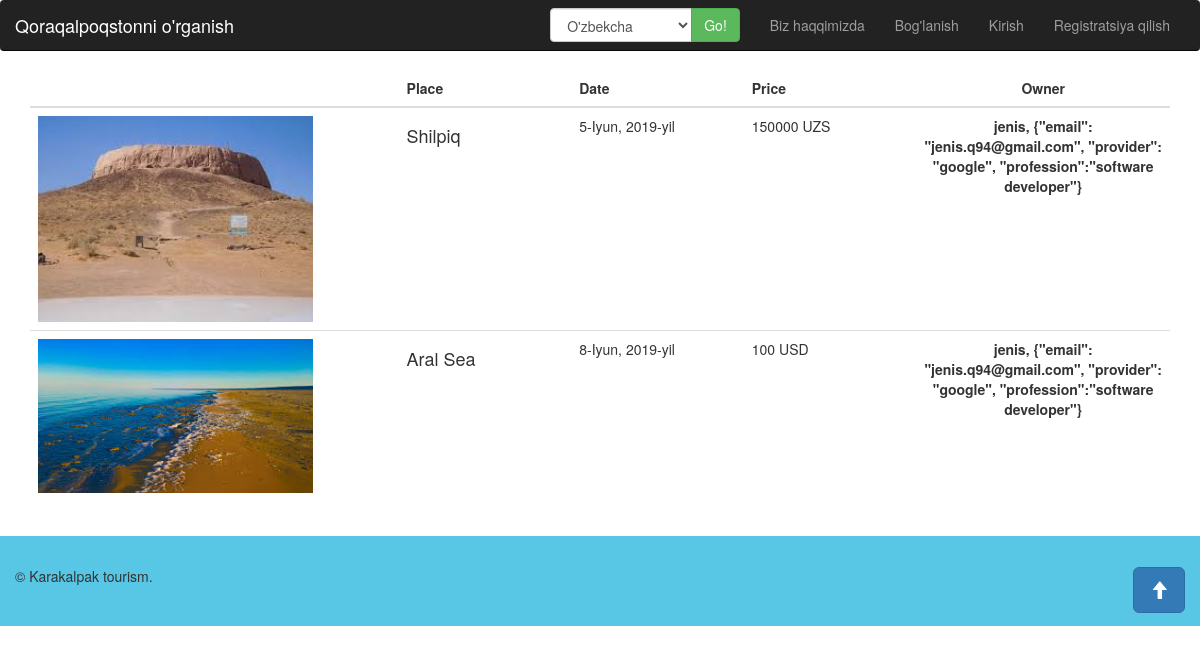
/sightseeing/list/, run on the app's committed database.
### sightseeing/models.py (models this page shows)
class Sightseeing(models.Model):
    date = models.DateField()
    place = models.CharField(max_length=255)
    owner = models.ForeignKey(User, on_delete=models.CASCADE)
    photo = models.ImageField(default=None)
    price = models.PositiveIntegerField(default=0)
    currency = models.ForeignKey(Currency, on_delete=models.CASCADE, default=0)

### money/models.py (models this page shows, shortened)
class Currency(models.Model):
    currency_name = models.CharField(max_length=100)
    iso_4217_code = models.CharField(max_length=25)
    @property
    def code(self):
        return self.iso_4217_code

### sightseeing/views.py (the view)
# urls.py: path('sightseeing/list/', list_sightseeing),
def list_sightseeing(request):
    context = {
        'sightseeings': Sightseeing.objects.all()
    }
    return render(request, 'sightseeing/list_sightseeing.html', context)

### templates/sightseeing/list_sightseeing.html
{% extends 'common/main.html' %}
{% load static %}
{% block content %}
    <div class="container">
        <table class="table table-hover">
                <thead>
                    <tr>
                        <th></th>
                        <th>Place</th>
                        <th>Date</th>
                        <th>Price</th>
                        <th class="text-center">Owner</th>
                    </tr>
                </thead>
                <tbody>
                    {% for sightseeing in sightseeings %}
                    <tr>
                        <td class="col-sm-1 col-md-1">
                          <img src="{{ sightseeing.photo.url }}" width="275">
                        </td>
                        <td class="col-sm-1 col-md-1">
                          <h4>{{ sightseeing.place }}</h4>
                        </td>
                        <td class="col-sm-1 col-md-1">
                            {{ sightseeing.date }}
                        </td>
                        <td class="col-sm-1 col-md-1">
                            {{ sightseeing.price }} {{ sightseeing.currency.code }}
                        </td>
                        <td class="col-sm-1 col-md-1 text-center"><strong>{{ sightseeing.owner }}, {{ sightseeing.owner.email }}</strong></td>
                    </tr>
                    {% endfor %}
                </tbody>
            </table>
    </div>
{% endblock %}

### static/site/css/offcanvas.css (style rules this page uses)
html, body { overflow-x: hidden; }
body { padding-top: 70px; }

### data on the page
Sightseeing: photo (picture), place "Shilpiq", date "5-Iyun, 2019-yil", price "150000", currency.code "UZS", owner "jenis", owner.email "{\"email\": \"jenis.q94@gmail.com\", \"provider\": \"google\", \"profession\":\"software developer\"}"
Sightseeing: photo (picture), place "Aral Sea", date "8-Iyun, 2019-yil", price "100", currency.code "USD", owner "jenis", owner.email "{\"email\": \"jenis.q94@gmail.com\", \"provider\": \"google\", \"profession\":\"software developer\"}"

### other printed values
form field language "O'zbekcha"
